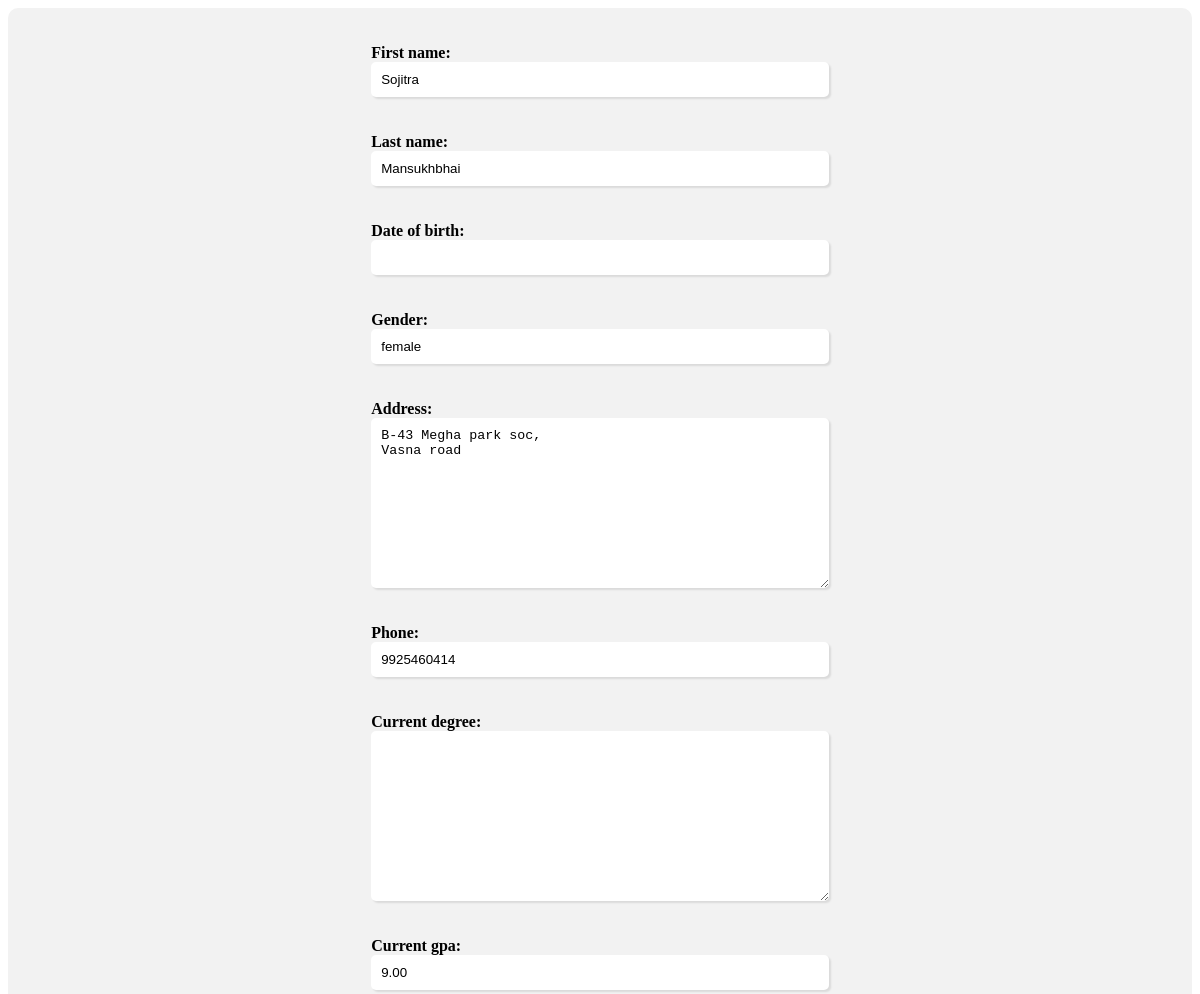
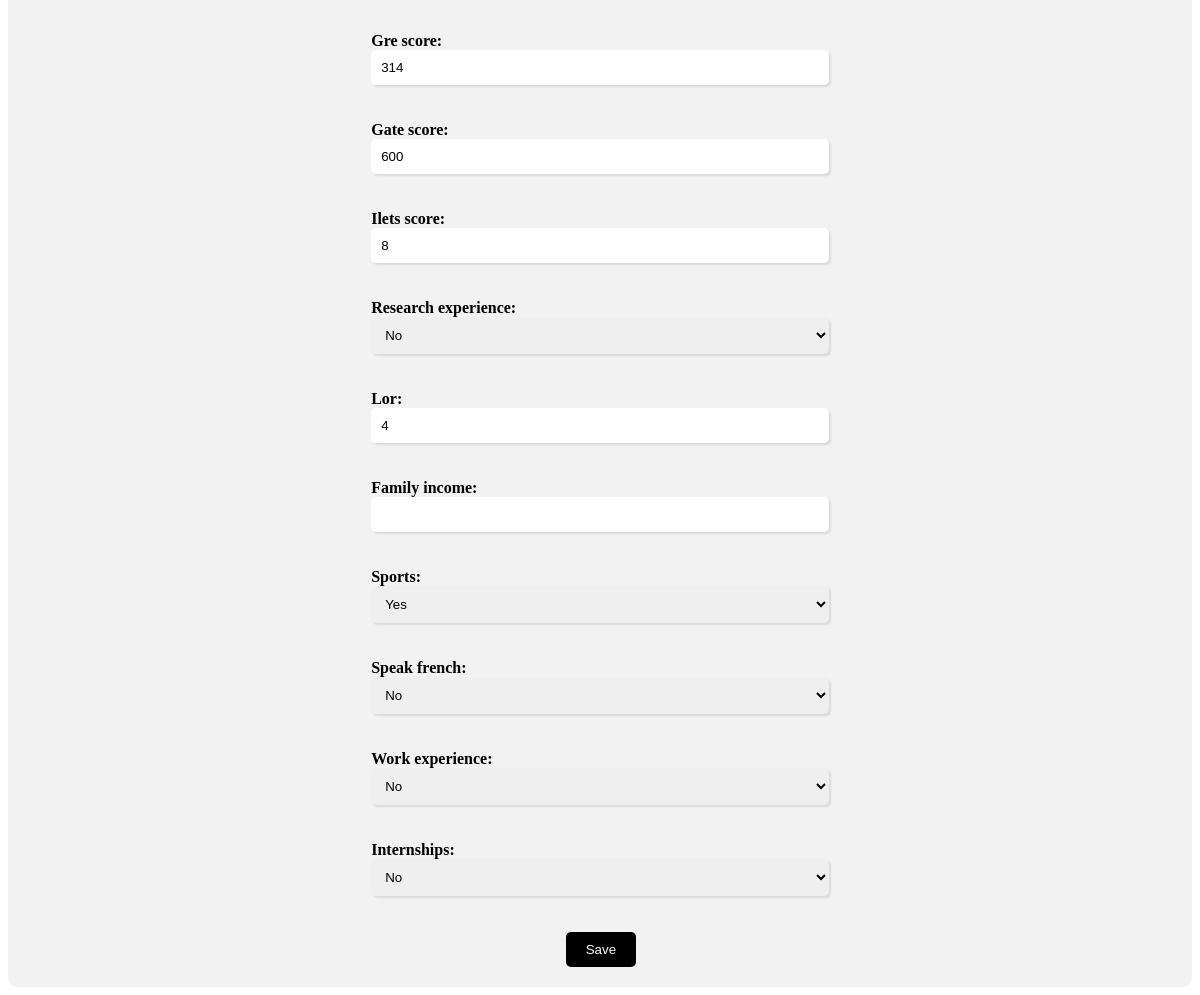
Screenshot of /edit_profile/ (signed in) with the database file from the repository (2 pictures, top to bottom).
### sprofile/models.py (models this page shows)
class Sprofile(models.Model):
    user = models.OneToOneField(User, related_name="profile", on_delete=models.CASCADE,default = None)
    first_name = models.CharField(max_length=255,default=None,blank=True, null=True)
    last_name = models.CharField(max_length=255,default=None,blank=True, null=True)
    date_of_birth = models.DateField(default=None,blank=True, null=True)
    gender = models.CharField(max_length=255,default=None,blank=True, null=True)
    address = models.TextField(max_length=255,default=None,blank=True, null=True)
    phone = models.CharField(max_length=20,default=None,blank=True, null=True)
    current_degree = models.TextField(max_length=255,default=None,blank=True, null=True)
    current_gpa = models.DecimalField(max_digits=3, decimal_places=2,default=0.00,blank=True, null=True)
    gre_score = models.IntegerField(default=None,blank=True, null=True)
    gate_score = models.IntegerField(default=None,blank=True, null=True)
    ilets_score = models.IntegerField(default=None,blank=True, null=True)
    research_experience = models.BooleanField(default=0,blank=True, null=True)
    lor = models.IntegerField(default=None,blank=True, null=True)
    family_income = models.IntegerField(default=None,blank=True, null=True)
    sports = models.BooleanField(default=0,blank=True, null=True)
    speak_french = models.BooleanField(default=0,blank=True, null=True)
    work_experience = models.BooleanField(default=0,blank=True, null=True)
    internships = models.BooleanField(default=0,blank=True, null=True)
    id = models.AutoField(primary_key=True)
    created_at = models.DateTimeField(auto_now_add=True)
    updated_at = models.DateTimeField(auto_now=True)
    class Meta:
        verbose_name = _('Sprofile')
        verbose_name_plural = _('Sprofiles')

### sprofile/views.py (the view)
# urls.py: path('edit_profile/', views.edit_profile, name='edit_profile'),
def edit_profile(request):
    if request.user.is_authenticated:
        profile, created = Sprofile.objects.get_or_create(user=request.user)
        if request.method == 'POST':
            form = ProfileForm(request.POST, instance=profile)
            if form.is_valid():
                form.save()
                return redirect('Login:Index')
        else:
            form = ProfileForm(instance=profile)
        return render(request, 'edit_profile.html', {'form': form})
    else:
        return redirect('Login:Login')

### sprofile/forms.py
class ProfileForm(forms.ModelForm):
    class Meta:
        model = Sprofile
        fields = ['first_name','last_name','date_of_birth','gender','address','phone','current_degree','current_gpa','gre_score','gate_score','ilets_score','research_experience','lor','family_income','sports','speak_french','work_experience','internships']

### sprofile/templates/edit_profile.html (shortened to what this page needs)
{% load static %}
<link rel="stylesheet" type="text/css" href="{% static 'edit_profile.css' %}">
<form method="post">
    {{ form.as_p }}
    <input type="submit" value="Save">
  </form>

### sprofile/static/edit_profile.css (style rules this page uses)
form { padding: 20px; background-color: #f2f2f2; border-radius: 10px; }
label { font-weight: bold; margin-right: 30%; margin-left: 30%; }
input[type="text"], input[type="email"],input[type="number"] ,textarea { padding: 10px; margin-bottom: 20px; width: 40%; margin-left: 30%; border-radius: 5px; border: none; box-shadow: 2px 2px 2px rgba(0, 0, 0, 0.1); }
input[type="submit"] { background-color: black; color: white; padding: 10px 20px; border-radius: 5px; border: none; cursor: pointer; margin-left: 47%; }
select { padding: 10px; margin-bottom: 20px; width: 40%; margin-left: 30%; border-radius: 5px; border: none; box-shadow: 2px 2px 2px rgba(0, 0, 0, 0.1); }

### rows the page displays
Sprofile: first_name "Sojitra", last_name "Mansukhbhai", gender "female", address "B-43 Megha park soc, Vasna road", phone "9925460414", current_gpa "9.00", gre_score "314", gate_score "600", ilets_score "8", research_experience "No", lor "4", sports "Yes", speak_french "No", work_experience "No", internships "No"
